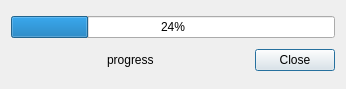
<?xml version="1.0" encoding="UTF-8"?>
<ui version="4.0">
 <class>dialogSnapFrames</class>
 <widget class="QDialog" name="dialogSnapFrames">
  <property name="geometry">
   <rect>
    <x>0</x>
    <y>0</y>
    <width>346</width>
    <height>89</height>
   </rect>
  </property>
  <property name="windowTitle">
   <string>Dialog</string>
  </property>
  <layout class="QVBoxLayout" name="verticalLayout">
   <item>
    <widget class="QProgressBar" name="progressBar">
     <property name="value">
      <number>24</number>
     </property>
    </widget>
   </item>
   <item>
    <layout class="QHBoxLayout" name="horizontalLayout">
     <item>
      <spacer name="horizontalSpacer_2">
       <property name="orientation">
        <enum>Qt::Horizontal</enum>
       </property>
       <property name="sizeHint" stdset="0">
        <size>
         <width>40</width>
         <height>20</height>
        </size>
       </property>
      </spacer>
     </item>
     <item>
      <widget class="QLabel" name="labelProgress">
       <property name="text">
        <string>progress</string>
       </property>
      </widget>
     </item>
     <item>
      <spacer name="horizontalSpacer">
       <property name="orientation">
        <enum>Qt::Horizontal</enum>
       </property>
       <property name="sizeHint" stdset="0">
        <size>
         <width>40</width>
         <height>20</height>
        </size>
       </property>
      </spacer>
     </item>
     <item>
      <widget class="QPushButton" name="btnCancel">
       <property name="text">
        <string>Close</string>
       </property>
      </widget>
     </item>
    </layout>
   </item>
  </layout>
 </widget>
 <resources/>
 <connections/>
</ui>
